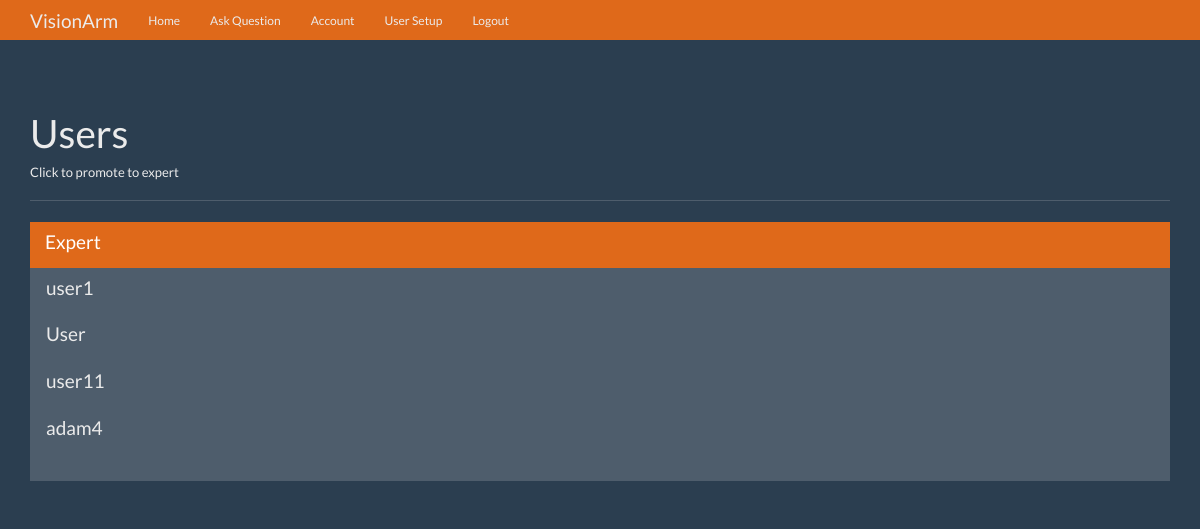
Page /users (signed in) on the earlier database version.
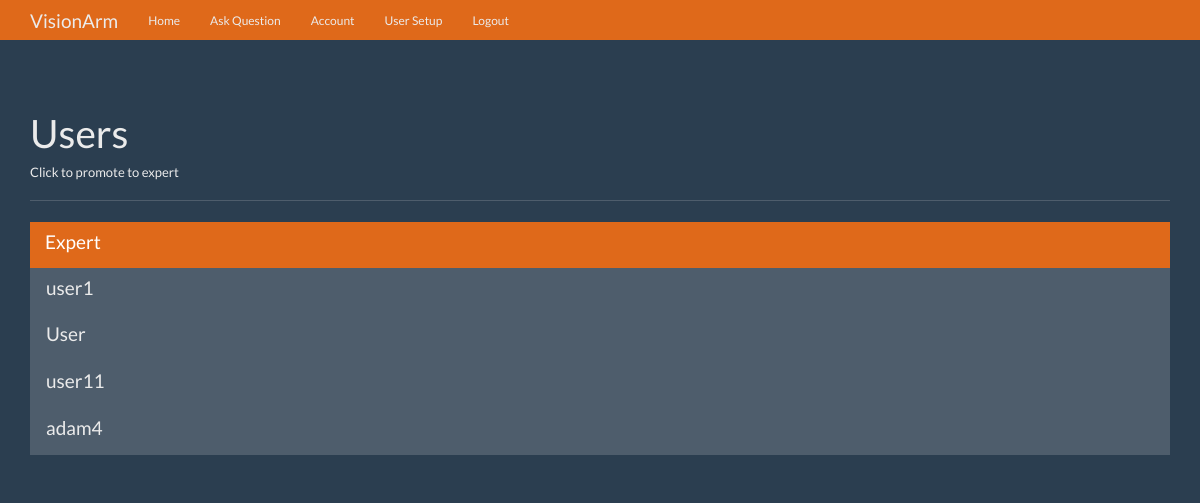
Same page on the later database version.
### visionarm/models.py (models this page shows, shortened)
class User(db.Model, UserMixin):
    id = db.Column(db.Integer, primary_key=True)
    login = db.Column(db.String(50), nullable=False)
    password = db.Column(db.String(100), nullable=False)
    name = db.Column(db.String(50), nullable=False)
    surname = db.Column(db.String(50), nullable=False)
    expert = db.Column(db.Boolean)
    admin = db.Column(db.Boolean)
    questions_asked = db.relationship(
        'Question',
        foreign_keys='Question.asked_by_id',
        backref='asker',
        lazy=True
    )
    answers_requested = db.relationship(
        'Question',
        foreign_keys='Question.expert_id',
        backref='expert',
        lazy=True
    )
    @property
    def unhashed_password(self):
        raise AttributeError('Cannot view unhashed password!')

### visionarm/routes/main.py (the view)
@main.route('/users')
@login_required
def users():
    if not current_user.admin:
        return redirect(url_for('main.index'))
    users = User.query.filter_by(admin=False).all()
    context = {
        'users': users
    }
    return render_template('users.html', **context)

### visionarm/__init__.py (called while the page is built)
def create_app(config_file='settings.py'):
    app = Flask(__name__)
    app.config.from_pyfile(config_file)
    db.init_app(app)
    login_manager.init_app(app)
    login_manager.login_view = 'auth.login'
    @login_manager.user_loader
    def load_user(user_id):
        return User.query.get(user_id)
    app.register_blueprint(main)
    app.register_blueprint(auth)
    app.cli.add_command(create_tables)
    return app

### visionarm/templates/users.html (shortened to what this page needs)
{% extends 'base.html' %}
{% block content %}
<div class="page-header">
        <h1>Users</h1>
        <h6>Click to promote to expert</h6>
      </div>
      <div class="row">
        <div class="col-lg-12">
          <div class="list-group">
            {% for user in users %}
              <a href="{{ url_for('main.promote', user_id=user.id) }}" class="list-group-item {% if user.expert %}active{% endif %}">
                <h4 class="list-group-item-heading">{{ user.name }}</h4>
              </a>
            {% endfor %}
          </div>
        </div>
      </div>
{% endblock %}

### visionarm/templates/base.html (shortened to what this page needs)
<!DOCTYPE html>
<html lang="en">
  <head>
    <link href="{{ url_for('static', filename='bootstrap.min.css') }}" rel="stylesheet">
    <link href="{{ url_for('static', filename='theme.css') }}" rel="stylesheet">
  </head>
  <body>
    <nav class="navbar navbar-inverse navbar-fixed-top">
      <div class="container">
        <div class="navbar-header">
          <a class="navbar-brand" href="#">VisionArm</a>
        </div>
        <div id="navbar" class="navbar-collapse collapse">
          <ul class="nav navbar-nav">
            <li><a href="{{ url_for('main.index') }}">Home</a></li>
            {% if current_user.is_authenticated %}
            <li><a href="{{ url_for('main.ask') }}">Ask Question</a></li>
            <li><a href="{{ url_for('main.edit') }}">Account</a></li>
            {% endif %}
            {% if current_user.is_authenticated and current_user.admin %}
            <li><a href="{{ url_for('main.users') }}">User Setup</a></li>
            {% endif %}
            {% if current_user.is_authenticated %}
            <li><a href="{{ url_for('auth.logout') }}">Logout</a></li>
            {% endif %}
          </ul>
        </div>
      </div>
    </nav>
    <div class="container theme-showcase" role="main">
      {% block content %}{% endblock %}
    </div>
  </body>
</html>

### visionarm/static/theme.css (style rules this page uses)
body { padding-top: 70px; padding-bottom: 30px; }

Differences in the rows shown:
removed User: expert False (drawn)
